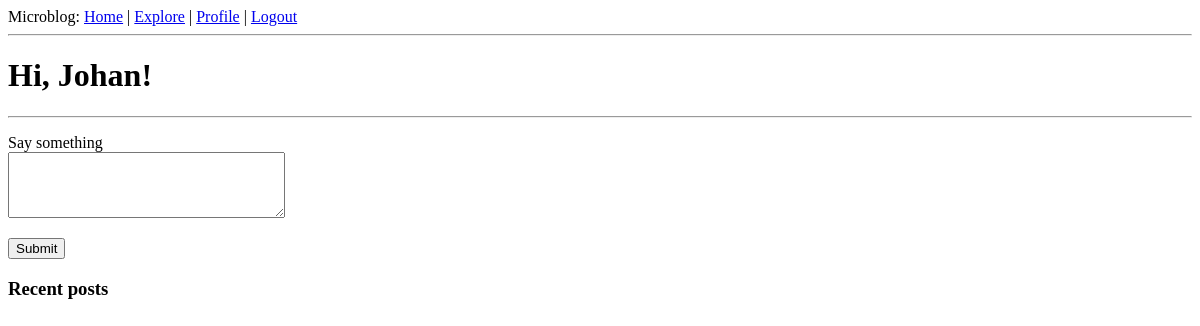
The app's page /index (signed in), older data.
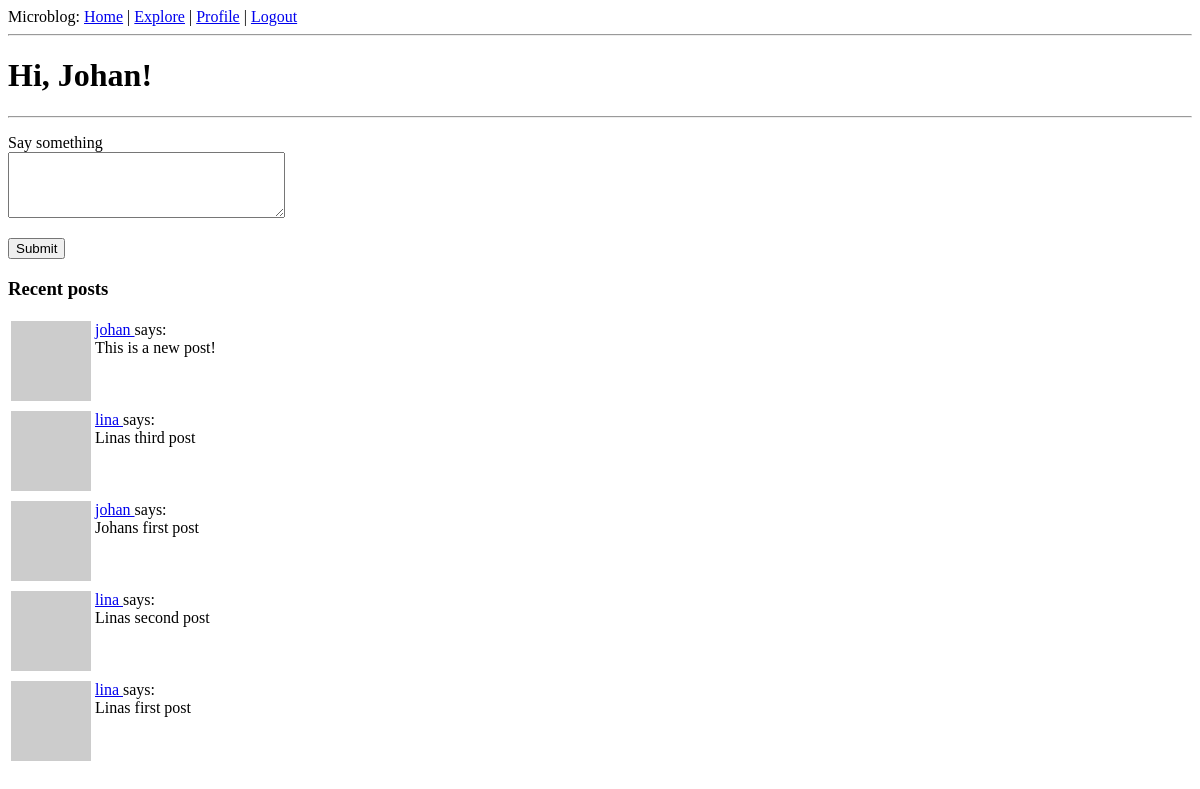
The same page, newer data.
### app/models.py (models this page shows, shortened)
class User(UserMixin, db.Model):
    id = db.Column(db.Integer, primary_key=True)
    username = db.Column(db.String(64), index=True, unique=True)
    email = db.Column(db.String(120), index=True, unique=True)
    password_hash = db.Column(db.String(128))
    about_me = db.Column(db.String(140))
    last_seen = db.Column(db.DateTime, default=datetime.utcnow)
    posts = db.relationship('Post', backref='author', lazy='dynamic')
    followed = db.relationship(
        'User', secondary=followers,
        primaryjoin=(followers.c.follower_id == id),
        secondaryjoin=(followers.c.followed_id == id),
        backref=db.backref('followers', lazy='dynamic'), lazy='dynamic')
    def avatar(self, size):
        digest = md5(self.email.lower().encode('utf-8')).hexdigest()
        return 'https://www.gravatar.com/avatar/{}?d=identicon&s={}'.format(
            digest, size)
    def followed_posts(self):
        followed = Post.query.join(
            followers, (followers.c.followed_id == Post.user_id)).filter(
                followers.c.follower_id == self.id)
        own = Post.query.filter_by(user_id=self.id)
        return followed.union(own).order_by(Post.timestamp.desc())

class Post(db.Model):
    id = db.Column(db.Integer, primary_key=True)
    body = db.Column(db.String(140))
    timestamp = db.Column(db.DateTime, index=True, default=datetime.utcnow)
    user_id = db.Column(db.Integer, db.ForeignKey('user.id'))

### app/routes.py (the view)
@app.route('/', methods=['GET', 'POST'])
@app.route('/index', methods=['GET', 'POST'])
def index():
    if current_user.is_authenticated:
        posts = current_user.followed_posts().all();
        form = PostForm()
        if form.validate_on_submit():
            post = Post(body=form.post.data, author=current_user)
            db.session.add(post)
            db.session.commit()
            flash('Your post is now live!')
            return redirect(url_for('index'))
        return render_template('index.html', title='Home', posts=posts, form=form)
    else:
        return render_template('index.html', title='Home')

### app/forms.py
class PostForm(FlaskForm):
    post = TextAreaField('Say something', validators=[
        DataRequired(), Length(min=1, max=140)])
    submit = SubmitField('Submit')

### app/models.py (called while the page is built)
@login.user_loader
def load_user(id):
    return User.query.get(int(id))

### app/routes.py (called while the page is built)
@app.before_request
def before_request():
    if current_user.is_authenticated:
        current_user.last_seen = datetime.utcnow()
        db.session.commit()

### app/templates/index.html (shortened to what this page needs)
{% extends "base.html" %}
{% block content %}
{% if current_user.username %}
    <h1>Hi, {{ current_user.username.capitalize() }}!</h1>
    <hr />
    {% if form %}
    <form action="" method="post">
        <p>
            {{ form.post.label }}<br>
            {{ form.post(cols=32, rows=4) }}<br>
        </p>
        <p>{{ form.submit() }}</p>
    </form>
    {% endif %}
    <h3>Recent posts</h3>
    {% for post in posts %}
    {% include '_post.html' %}
{% endfor %}
{% else %}
    <h1>Hi, unknown user!</h1>
    <h3>Log in to see posts..</h3>
{% endif %}
{% endblock %}

### app/templates/base.html (shortened to what this page needs)
<!doctype html>
<html>
    <head>
    </head>
    <body>
        <div>
            Microblog:
            <a href="{{ url_for('index') }}">Home</a> |
            {% if current_user.is_anonymous %}
            <a href="{{ url_for('login') }}">Login</a>
            {% else %}
            <a href="{{ url_for('explore') }}">Explore</a> |
            <a href="{{ url_for('user', username=current_user.username) }}">Profile</a>  |
            <a href="{{ url_for('logout') }}">Logout</a>
            {% endif %}
        </div>
        <hr>
        {% block content %}{% endblock %}
    </body>
</html>

### app/templates/_post.html
<table>
    <tr valign="top">
        <td><img src="{{ post.author.avatar(36) }}"></td>
        <td>
            <a href="{{ url_for('user', username=post.author.username) }}">
                {{ post.author.username }}
            </a>
            says:<br>{{ post.body }}</td>
    </tr>
</table>

Row changes from the older to the newer data that the page shows:
added Post: author.username "johan", body "This is a new post!"
added Post: author.username "lina", body "Linas third post"
added Post: author.username "johan", body "Johans first post"
added Post: author.username "lina", body "Linas second post"
added Post: author.username "lina", body "Linas first post"
